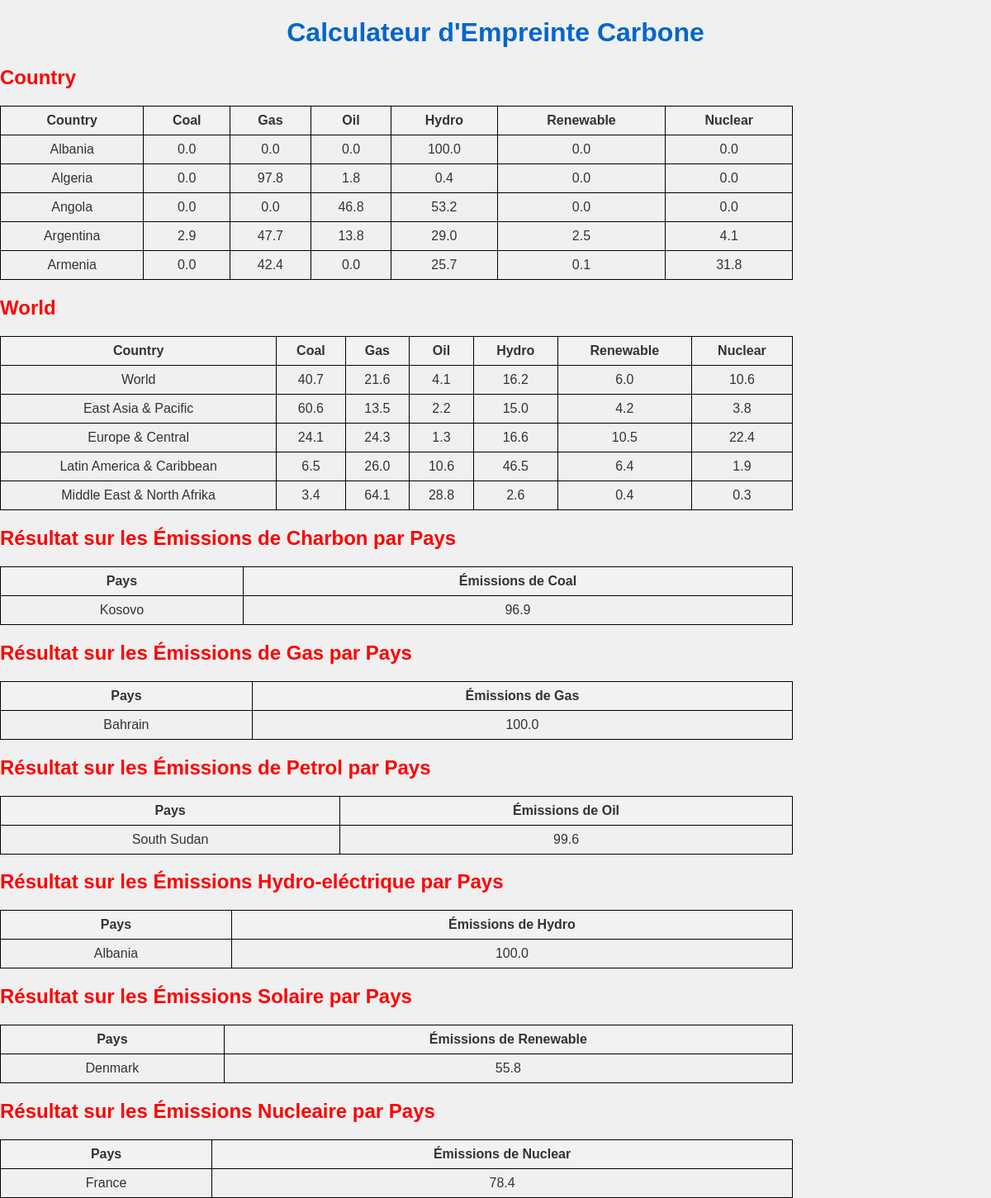
The page / on the database its author committed.
### models.py (models this page shows)
class CountryTab(db.Model):
    Country = db.Column(db.String(255), primary_key=True, nullable=False)
    Coal = db.Column(db.Float)
    Gas = db.Column(db.Float)
    Oil = db.Column(db.Float)
    Hydro = db.Column(db.Float)
    Renewable = db.Column(db.Float)
    Nuclear = db.Column(db.Float)

class WorldTab(db.Model):
    Country = db.Column(db.String(255), primary_key=True, nullable=False)
    Coal = db.Column(db.Float)
    Gas = db.Column(db.Float)
    Oil = db.Column(db.Float)
    Hydro = db.Column(db.Float)
    Renewable = db.Column(db.Float)
    Nuclear = db.Column(db.Float)

### app.py (the view)
@app.route("/",methods=["GET", "POST"])
def index():
    try:
        sql_query = db.session.query(CountryTab).limit(5)
        results = sql_query.all()
        query_results = [dict(result.__dict__) for result in results]
        sql_query1 = db.session.query(WorldTab).limit(5)
        results1 = sql_query1.all()
        query_results1 = [dict(result.__dict__) for result in results1]
        sql_query_coal = db.session.query(CountryTab.Country, CountryTab.Coal).filter(CountryTab.Coal.is_not(None)).order_by(CountryTab.Coal.desc()).limit(1)
        sql_query_gas = db.session.query(CountryTab.Country, CountryTab.Gas).filter(CountryTab.Gas.is_not(None)).order_by(CountryTab.Gas.desc()).limit(1)
        sql_query_oil = db.session.query(CountryTab.Country, CountryTab.Oil).filter(CountryTab.Oil.is_not(None)).order_by(CountryTab.Oil.desc()).limit(1)
        sql_query_hydro = db.session.query(CountryTab.Country, CountryTab.Hydro).filter(CountryTab.Hydro.is_not(None)).order_by(CountryTab.Hydro.desc()).limit(1)
        sql_query_renewable = db.session.query(CountryTab.Country, CountryTab.Renewable).filter(CountryTab.Renewable.is_not(None)).order_by(CountryTab.Renewable.desc()).limit(1)
        sql_query_nuclear = db.session.query(CountryTab.Country, CountryTab.Nuclear).filter(CountryTab.Nuclear.is_not(None)).order_by(CountryTab.Nuclear.desc()).limit(1)
        return render_template("index.html", query_results=query_results, query_results1=query_results1,sql_query_coal=sql_query_coal, sql_query_gas=sql_query_gas, sql_query_oil=sql_query_oil, sql_query_hydro=sql_query_hydro, sql_query_renewable=sql_query_renewable, sql_query_nuclear=sql_query_nuclear)
    except Exception as e:
        return f"Une erreur s'est produite : {str(e)}"

### templates/index.html (shortened to what this page needs)
<!DOCTYPE html>
<html lang="en">
<head>
</head>
<body>
    <h1>Calculateur d'Empreinte Carbone</h1>
    <h2>Country</h2>
    <table border="1">
        <tr>
            <th>Country</th>
            <th>Coal</th>
            <th>Gas</th>
            <th>Oil</th>
            <th>Hydro</th>
            <th>Renewable</th>
            <th>Nuclear</th>
        </tr>
        {% for country in query_results %}
        <tr>
            <td>{{ country.Country }}</td>
            <td>{{ country.Coal }}</td>
            <td>{{ country.Gas}}</td>
            <td>{{ country.Oil}}</td>
            <td>{{ country.Hydro}}</td>
            <td>{{ country.Renewable}}</td>
            <td>{{ country.Nuclear}}</td>
        </tr>
        {% endfor %}
    </table>
    <h2>World</h2>
    <table border="1">
        <tr>
            <th>Country</th>
            <th>Coal</th>
            <th>Gas</th>
            <th>Oil</th>
            <th>Hydro</th>
            <th>Renewable</th>
            <th>Nuclear</th>
        </tr>
        {% for world in query_results1 %}
        <tr>
            <td>{{ world.Country}}</td>
            <td>{{ world.Coal}}</td>
            <td>{{ world.Gas}}</td>
            <td>{{ world.Oil}}</td>
            <td>{{ world.Hydro}}</td>
            <td>{{ world.Renewable}}</td>
            <td>{{ world.Nuclear}}</td>
        </tr>
        {% endfor %}
    </table>
    <h2>Résultat sur les Émissions de Charbon par Pays</h2>
    <table>
        <tr>
            <th>Pays</th>
            <th>Émissions de Coal</th>
        </tr>
        {% for result in sql_query_coal %}
        <tr>
            <td>{{ result.Country }}</td>
            <td>{{ result.Coal }}</td>
        </tr>
        {% endfor %}
    </table>
    <h2>Résultat sur les Émissions de Gas par Pays</h2>
    <table>
        <tr>
            <th>Pays</th>
            <th>Émissions de Gas</th>
        </tr>
        {% for result in sql_query_gas %}
        <tr>
            <td>{{ result.Country }}</td>
            <td>{{ result.Gas }}</td>
        </tr>
        {% endfor %}
    </table>
    <h2>Résultat sur les Émissions de Petrol par Pays</h2>
    <table>
        <tr>
            <th>Pays</th>
            <th>Émissions de Oil</th>
        </tr>
        {% for result in sql_query_oil %}
        <tr>
            <td>{{ result.Country }}</td>
            <td>{{ result.Oil }}</td>
        </tr>
        {% endfor %}
    </table>
    <h2>Résultat sur les Émissions Hydro-eléctrique par Pays</h2>
    <table>
        <tr>
            <th>Pays</th>
            <th>Émissions de Hydro</th>
        </tr>
        {% for result in sql_query_hydro %}
        <tr>
            <td>{{ result.Country }}</td>
            <td>{{ result.Hydro }}</td>
        </tr>
        {% endfor %}
    </table>
    <h2>Résultat sur les Émissions Solaire par Pays</h2>
    <table>
        <tr>
            <th>Pays</th>
            <th>Émissions de Renewable</th>
        </tr>
        {% for result in sql_query_renewable %}
        <tr>
            <td>{{ result.Country }}</td>
            <td>{{ result.Renewable }}</td>
        </tr>
        {% endfor %}
    </table>
    <h2>Résultat sur les Émissions Nucleaire par Pays</h2>
    <table>
        <tr>
            <th>Pays</th>
            <th>Émissions de Nuclear</th>
        </tr>
        {% for result in sql_query_nuclear %}
        <tr>
            <td>{{ result.Country }}</td>
            <td>{{ result.Nuclear }}</td>
        </tr>
        {% endfor %}
    </table>
</body>
</html>

### templates/index.html (style rules this page uses)
body { font-family: Arial, sans-serif; background-color: #f0f0f0; color: #333; margin: 0; padding: 0; }
h1 { color: #0066cc; text-align: center; }
h2 { color: red; }
table { width: 80%; border-collapse: collapse; margin-top: 20px; }
th, td { border: 1px solid black; padding: 8px; text-align: center; }
th { background-color: #f2f2f2; }

### rows shown on the page
CountryTab: Country "Albania", Coal "0.0", Gas "0.0", Oil "0.0", Hydro "100.0", Renewable "0.0", Nuclear "0.0"
CountryTab: Country "Algeria", Coal "0.0", Gas "97.8", Oil "1.8", Hydro "0.4", Renewable "0.0", Nuclear "0.0"
CountryTab: Country "Angola", Coal "0.0", Gas "0.0", Oil "46.8", Hydro "53.2", Renewable "0.0", Nuclear "0.0"
CountryTab: Country "Argentina", Coal "2.9", Gas "47.7", Oil "13.8", Hydro "29.0", Renewable "2.5", Nuclear "4.1"
CountryTab: Country "Armenia", Coal "0.0", Gas "42.4", Oil "0.0", Hydro "25.7", Renewable "0.1", Nuclear "31.8"
WorldTab: Country "World", Coal "40.7", Gas "21.6", Oil "4.1", Hydro "16.2", Renewable "6.0", Nuclear "10.6"
WorldTab: Country "East Asia & Pacific", Coal "60.6", Gas "13.5", Oil "2.2", Hydro "15.0", Renewable "4.2", Nuclear "3.8"
WorldTab: Country "Europe & Central", Coal "24.1", Gas "24.3", Oil "1.3", Hydro "16.6", Renewable "10.5", Nuclear "22.4"
WorldTab: Country "Latin America & Caribbean", Coal "6.5", Gas "26.0", Oil "10.6", Hydro "46.5", Renewable "6.4", Nuclear "1.9"
WorldTab: Country "Middle East & North Afrika", Coal "3.4", Gas "64.1", Oil "28.8", Hydro "2.6", Renewable "0.4", Nuclear "0.3"
CountryTab: Country "Kosovo", Coal "96.9"
CountryTab: Country "Bahrain", Gas "100.0"
CountryTab: Country "South Sudan", Oil "99.6"
CountryTab: Country "Denmark", Renewable "55.8"
CountryTab: Country "France", Nuclear "78.4"
